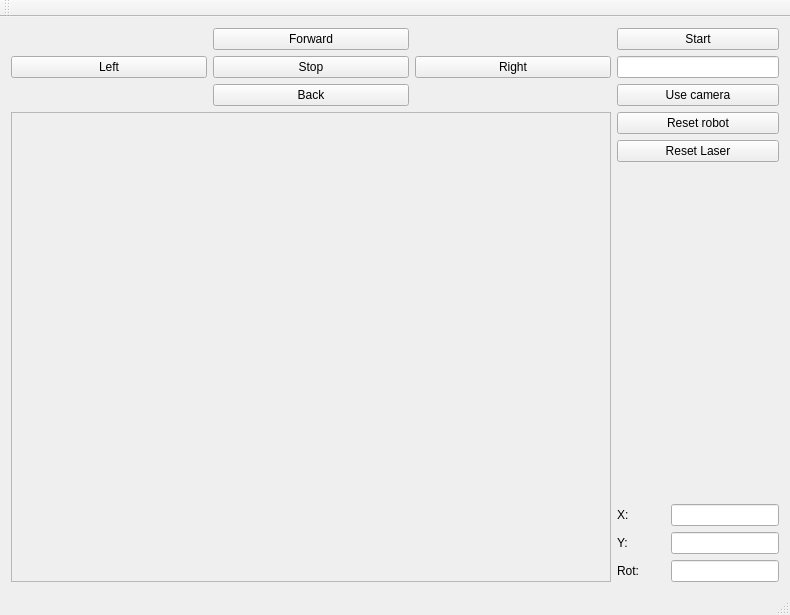
<?xml version="1.0" encoding="UTF-8"?>
<ui version="4.0">
 <class>MainWindow</class>
 <widget class="QMainWindow" name="MainWindow">
  <property name="geometry">
   <rect>
    <x>0</x>
    <y>0</y>
    <width>788</width>
    <height>615</height>
   </rect>
  </property>
  <property name="windowTitle">
   <string>MainWindow</string>
  </property>
  <widget class="QWidget" name="centralWidget">
   <layout class="QGridLayout" name="gridLayout">
    <item row="2" column="0">
     <widget class="QFrame" name="frame">
      <property name="sizePolicy">
       <sizepolicy hsizetype="MinimumExpanding" vsizetype="Expanding">
        <horstretch>0</horstretch>
        <verstretch>0</verstretch>
       </sizepolicy>
      </property>
      <property name="minimumSize">
       <size>
        <width>600</width>
        <height>450</height>
       </size>
      </property>
      <property name="frameShape">
       <enum>QFrame::StyledPanel</enum>
      </property>
      <property name="frameShadow">
       <enum>QFrame::Raised</enum>
      </property>
     </widget>
    </item>
    <item row="1" column="1">
     <layout class="QVBoxLayout" name="verticalLayout">
      <item>
       <widget class="QPushButton" name="pushButton_9">
        <property name="sizePolicy">
         <sizepolicy hsizetype="Fixed" vsizetype="Fixed">
          <horstretch>0</horstretch>
          <verstretch>0</verstretch>
         </sizepolicy>
        </property>
        <property name="minimumSize">
         <size>
          <width>162</width>
          <height>0</height>
         </size>
        </property>
        <property name="text">
         <string>Start</string>
        </property>
       </widget>
      </item>
      <item>
       <widget class="QLineEdit" name="lineEdit">
        <property name="sizePolicy">
         <sizepolicy hsizetype="Fixed" vsizetype="Fixed">
          <horstretch>0</horstretch>
          <verstretch>0</verstretch>
         </sizepolicy>
        </property>
        <property name="minimumSize">
         <size>
          <width>162</width>
          <height>0</height>
         </size>
        </property>
       </widget>
      </item>
      <item>
       <widget class="QPushButton" name="pushButton">
        <property name="sizePolicy">
         <sizepolicy hsizetype="Fixed" vsizetype="Fixed">
          <horstretch>0</horstretch>
          <verstretch>0</verstretch>
         </sizepolicy>
        </property>
        <property name="minimumSize">
         <size>
          <width>162</width>
          <height>0</height>
         </size>
        </property>
        <property name="text">
         <string>Use camera</string>
        </property>
       </widget>
      </item>
     </layout>
    </item>
    <item row="1" column="0">
     <layout class="QGridLayout" name="gridLayout_2">
      <item row="1" column="2">
       <widget class="QPushButton" name="pushButton_5">
        <property name="sizePolicy">
         <sizepolicy hsizetype="Expanding" vsizetype="Fixed">
          <horstretch>0</horstretch>
          <verstretch>0</verstretch>
         </sizepolicy>
        </property>
        <property name="text">
         <string>Right</string>
        </property>
       </widget>
      </item>
      <item row="0" column="1">
       <widget class="QPushButton" name="pushButton_2">
        <property name="sizePolicy">
         <sizepolicy hsizetype="Expanding" vsizetype="Fixed">
          <horstretch>0</horstretch>
          <verstretch>0</verstretch>
         </sizepolicy>
        </property>
        <property name="text">
         <string>Forward</string>
        </property>
       </widget>
      </item>
      <item row="1" column="0">
       <widget class="QPushButton" name="pushButton_6">
        <property name="sizePolicy">
         <sizepolicy hsizetype="Expanding" vsizetype="Fixed">
          <horstretch>0</horstretch>
          <verstretch>0</verstretch>
         </sizepolicy>
        </property>
        <property name="text">
         <string>Left</string>
        </property>
       </widget>
      </item>
      <item row="2" column="1">
       <widget class="QPushButton" name="pushButton_3">
        <property name="sizePolicy">
         <sizepolicy hsizetype="Expanding" vsizetype="Fixed">
          <horstretch>0</horstretch>
          <verstretch>0</verstretch>
         </sizepolicy>
        </property>
        <property name="text">
         <string>Back</string>
        </property>
       </widget>
      </item>
      <item row="1" column="1">
       <widget class="QPushButton" name="pushButton_4">
        <property name="sizePolicy">
         <sizepolicy hsizetype="Expanding" vsizetype="Fixed">
          <horstretch>0</horstretch>
          <verstretch>0</verstretch>
         </sizepolicy>
        </property>
        <property name="text">
         <string>Stop</string>
        </property>
       </widget>
      </item>
     </layout>
    </item>
    <item row="2" column="1">
     <layout class="QVBoxLayout" name="verticalLayout_2">
      <item>
       <widget class="QPushButton" name="pushButton_8">
        <property name="sizePolicy">
         <sizepolicy hsizetype="Fixed" vsizetype="Fixed">
          <horstretch>0</horstretch>
          <verstretch>0</verstretch>
         </sizepolicy>
        </property>
        <property name="minimumSize">
         <size>
          <width>162</width>
          <height>0</height>
         </size>
        </property>
        <property name="text">
         <string>Reset robot</string>
        </property>
       </widget>
      </item>
      <item>
       <widget class="QPushButton" name="pushButton_7">
        <property name="sizePolicy">
         <sizepolicy hsizetype="Fixed" vsizetype="Fixed">
          <horstretch>0</horstretch>
          <verstretch>0</verstretch>
         </sizepolicy>
        </property>
        <property name="minimumSize">
         <size>
          <width>162</width>
          <height>0</height>
         </size>
        </property>
        <property name="text">
         <string>Reset Laser</string>
        </property>
       </widget>
      </item>
      <item>
       <spacer name="verticalSpacer">
        <property name="orientation">
         <enum>Qt::Vertical</enum>
        </property>
        <property name="sizeHint" stdset="0">
         <size>
          <width>20</width>
          <height>40</height>
         </size>
        </property>
       </spacer>
      </item>
      <item>
       <layout class="QGridLayout" name="gridLayout_3">
        <item row="0" column="0">
         <widget class="QLabel" name="label">
          <property name="text">
           <string>X:</string>
          </property>
         </widget>
        </item>
        <item row="2" column="0">
         <widget class="QLabel" name="label_3">
          <property name="text">
           <string>Rot:</string>
          </property>
         </widget>
        </item>
        <item row="1" column="0">
         <widget class="QLabel" name="label_2">
          <property name="text">
           <string>Y:</string>
          </property>
         </widget>
        </item>
        <item row="0" column="1">
         <widget class="QLineEdit" name="lineEdit_2">
          <property name="sizePolicy">
           <sizepolicy hsizetype="Fixed" vsizetype="Fixed">
            <horstretch>0</horstretch>
            <verstretch>0</verstretch>
           </sizepolicy>
          </property>
          <property name="focusPolicy">
           <enum>Qt::NoFocus</enum>
          </property>
          <property name="readOnly">
           <bool>true</bool>
          </property>
         </widget>
        </item>
        <item row="1" column="1">
         <widget class="QLineEdit" name="lineEdit_3">
          <property name="sizePolicy">
           <sizepolicy hsizetype="Fixed" vsizetype="Fixed">
            <horstretch>0</horstretch>
            <verstretch>0</verstretch>
           </sizepolicy>
          </property>
          <property name="focusPolicy">
           <enum>Qt::NoFocus</enum>
          </property>
          <property name="readOnly">
           <bool>true</bool>
          </property>
         </widget>
        </item>
        <item row="2" column="1">
         <widget class="QLineEdit" name="lineEdit_4">
          <property name="sizePolicy">
           <sizepolicy hsizetype="Fixed" vsizetype="Fixed">
            <horstretch>0</horstretch>
            <verstretch>0</verstretch>
           </sizepolicy>
          </property>
          <property name="focusPolicy">
           <enum>Qt::NoFocus</enum>
          </property>
          <property name="readOnly">
           <bool>true</bool>
          </property>
         </widget>
        </item>
       </layout>
      </item>
     </layout>
    </item>
   </layout>
  </widget>
  <widget class="QMenuBar" name="menuBar">
   <property name="geometry">
    <rect>
     <x>0</x>
     <y>0</y>
     <width>788</width>
     <height>22</height>
    </rect>
   </property>
  </widget>
  <widget class="QToolBar" name="mainToolBar">
   <attribute name="toolBarArea">
    <enum>TopToolBarArea</enum>
   </attribute>
   <attribute name="toolBarBreak">
    <bool>false</bool>
   </attribute>
  </widget>
  <widget class="QStatusBar" name="statusBar"/>
 </widget>
 <layoutdefault spacing="6" margin="11"/>
 <resources/>
 <connections/>
</ui>
